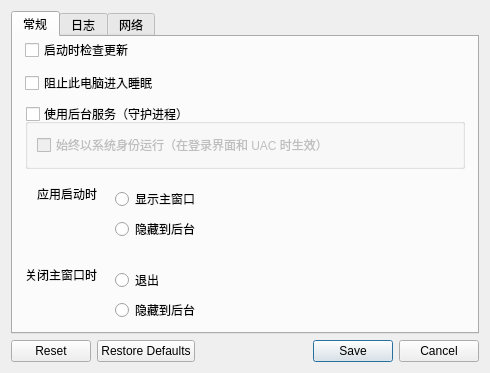
<?xml version='1.0' encoding='UTF-8'?>
<ui version="4.0">
 <class>SettingsDialog</class>
 <widget class="QDialog" name="SettingsDialog">
  <property name="geometry">
   <rect>
    <x>0</x>
    <y>0</y>
    <width>490</width>
    <height>366</height>
   </rect>
  </property>
  <property name="sizePolicy">
   <sizepolicy hsizetype="Maximum" vsizetype="Maximum">
    <horstretch>0</horstretch>
    <verstretch>0</verstretch>
   </sizepolicy>
  </property>
  <property name="windowTitle">
   <string>首选项</string>
  </property>
  <property name="modal">
   <bool>true</bool>
  </property>
  <layout class="QVBoxLayout" name="verticalLayout_3">
   <item>
    <widget class="QTabWidget" name="tabWidget">
     <widget class="QWidget" name="tabGeneral">
      <attribute name="title">
       <string>常规</string>
      </attribute>
      <layout class="QVBoxLayout" name="verticalLayout_6">
       <property name="spacing">
        <number>9</number>
       </property>
       <property name="leftMargin">
        <number>12</number>
       </property>
       <property name="topMargin">
        <number>0</number>
       </property>
       <property name="rightMargin">
        <number>12</number>
       </property>
       <property name="bottomMargin">
        <number>0</number>
       </property>
       <item>
        <spacer name="verticalSpacer_6">
         <property name="orientation">
          <enum>Qt::Orientation::Vertical</enum>
         </property>
         <property name="sizeHint" stdset="0">
          <size>
           <width>20</width>
           <height>0</height>
          </size>
         </property>
        </spacer>
       </item>
       <item>
        <widget class="QCheckBox" name="cbAutoUpdate">
         <property name="text">
          <string>启动时检查更新</string>
         </property>
        </widget>
       </item>
       <item>
        <widget class="QCheckBox" name="cbPreventSleep">
         <property name="text">
          <string>阻止此电脑进入睡眠</string>
         </property>
        </widget>
       </item>
       <item>
        <widget class="QGroupBox" name="groupService">
         <property name="enabled">
          <bool>true</bool>
         </property>
         <property name="title">
          <string>使用后台服务（守护进程）</string>
         </property>
         <property name="checkable">
          <bool>true</bool>
         </property>
         <property name="checked">
          <bool>false</bool>
         </property>
         <layout class="QGridLayout" name="_6">
          <item row="1" column="0">
           <widget class="QCheckBox" name="cbElevateDaemon">
            <property name="text">
             <string>始终以系统身份运行（在登录界面和 UAC 时生效）</string>
            </property>
            <property name="autoExclusive">
             <bool>false</bool>
            </property>
           </widget>
          </item>
         </layout>
        </widget>
       </item>
       <property name="spacing">
        <number>9</number>
       </property>
       <property name="leftMargin">
        <number>12</number>
       </property>
       <property name="topMargin">
        <number>0</number>
       </property>
       <property name="rightMargin">
        <number>12</number>
       </property>
       <property name="bottomMargin">
        <number>0</number>
       </property>
       <item>
        <layout class="QFormLayout" name="formLayout_2">
         <property name="labelAlignment">
          <set>Qt::AlignmentFlag::AlignRight|Qt::AlignmentFlag::AlignTrailing|Qt::AlignmentFlag::AlignVCenter</set>
         </property>
         <item row="0" column="0">
          <widget class="QLabel" name="label_3">
           <property name="text">
            <string>应用启动时</string>
           </property>
          </widget>
         </item>
         <item row="0" column="1">
          <widget class="QWidget" name="widget" native="true">
           <layout class="QVBoxLayout" name="verticalLayout_2">
            <item>
             <widget class="QRadioButton" name="rbShowOnStart">
              <property name="text">
               <string>显示主窗口</string>
              </property>
             </widget>
            </item>
            <item>
             <widget class="QRadioButton" name="rbAutoHide">
              <property name="text">
               <string>隐藏到后台</string>
              </property>
             </widget>
            </item>
           </layout>
          </widget>
         </item>
         <item row="1" column="0">
          <widget class="QLabel" name="label">
           <property name="text">
            <string>关闭主窗口时</string>
           </property>
           <property name="alignment">
            <set>Qt::AlignmentFlag::AlignRight|Qt::AlignmentFlag::AlignTrailing|Qt::AlignmentFlag::AlignVCenter</set>
           </property>
          </widget>
         </item>
         <item row="1" column="1">
          <widget class="QWidget" name="widget_2" native="true">
           <layout class="QVBoxLayout" name="verticalLayout_13">
            <item>
             <widget class="QRadioButton" name="rbExitOnClose">
              <property name="text">
               <string>退出</string>
              </property>
             </widget>
            </item>
            <item>
             <widget class="QRadioButton" name="rbCloseToTray">
              <property name="text">
               <string>隐藏到后台</string>
              </property>
             </widget>
            </item>
           </layout>
          </widget>
         </item>
        </layout>
       </item>
       <item>
        <spacer name="verticalSpacer_3">
         <property name="orientation">
          <enum>Qt::Orientation::Vertical</enum>
         </property>
         <property name="sizeHint" stdset="0">
          <size>
           <width>20</width>
           <height>0</height>
          </size>
         </property>
        </spacer>
       </item>
      </layout>
     </widget>
     <widget class="QWidget" name="tabLog">
      <attribute name="title">
       <string>日志</string>
      </attribute>
      <layout class="QVBoxLayout" name="verticalLayout">
       <property name="spacing">
        <number>9</number>
       </property>
       <property name="leftMargin">
        <number>12</number>
       </property>
       <property name="topMargin">
        <number>0</number>
       </property>
       <property name="rightMargin">
        <number>12</number>
       </property>
       <property name="bottomMargin">
        <number>0</number>
       </property>
       <item>
        <spacer name="verticalSpacer_8">
         <property name="orientation">
          <enum>Qt::Orientation::Vertical</enum>
         </property>
         <property name="sizeHint" stdset="0">
          <size>
           <width>20</width>
           <height>0</height>
          </size>
         </property>
        </spacer>
       </item>
       <item>
        <layout class="QHBoxLayout" name="horizontalLayout_4">
         <item>
          <widget class="QLabel" name="lblLogLevel">
           <property name="sizePolicy">
            <sizepolicy hsizetype="Maximum" vsizetype="Fixed">
             <horstretch>0</horstretch>
             <verstretch>0</verstretch>
            </sizepolicy>
           </property>
           <property name="text">
            <string>级别</string>
           </property>
          </widget>
         </item>
         <item>
          <widget class="QComboBox" name="comboLogLevel">
           <item>
            <property name="text">
             <string>严重</string>
            </property>
           </item>
           <item>
            <property name="text">
             <string>错误</string>
            </property>
           </item>
           <item>
            <property name="text">
             <string>警告</string>
            </property>
           </item>
           <item>
            <property name="text">
             <string>通知</string>
            </property>
           </item>
           <item>
            <property name="text">
             <string>信息</string>
            </property>
           </item>
           <item>
            <property name="text">
             <string>调试</string>
            </property>
           </item>
           <item>
            <property name="text">
             <string>调试1</string>
            </property>
           </item>
           <item>
            <property name="text">
             <string>调试2</string>
            </property>
           </item>
          </widget>
         </item>
        </layout>
       </item>
       <item>
        <widget class="QGroupBox" name="groupLogToFile">
         <property name="title">
          <string>日志写入文件</string>
         </property>
         <property name="checkable">
          <bool>true</bool>
         </property>
         <layout class="QHBoxLayout" name="horizontalLayout_2">
          <item>
           <widget class="QWidget" name="widgetLogFilename" native="true">
            <property name="sizePolicy">
             <sizepolicy hsizetype="Preferred" vsizetype="Maximum">
              <horstretch>0</horstretch>
              <verstretch>0</verstretch>
             </sizepolicy>
            </property>
            <layout class="QHBoxLayout" name="_4">
             <property name="spacing">
              <number>3</number>
             </property>
             <property name="leftMargin">
              <number>0</number>
             </property>
             <property name="topMargin">
              <number>0</number>
             </property>
             <property name="rightMargin">
              <number>0</number>
             </property>
             <property name="bottomMargin">
              <number>0</number>
             </property>
             <item>
              <widget class="QLabel" name="labelLogPath">
               <property name="sizePolicy">
                <sizepolicy hsizetype="Preferred" vsizetype="Fixed">
                 <horstretch>0</horstretch>
                 <verstretch>0</verstretch>
                </sizepolicy>
               </property>
               <property name="text">
                <string>日志路径</string>
               </property>
              </widget>
             </item>
             <item>
              <spacer name="horizontalSpacer_7">
               <property name="orientation">
                <enum>Qt::Orientation::Horizontal</enum>
               </property>
               <property name="sizeType">
                <enum>QSizePolicy::Policy::Minimum</enum>
               </property>
               <property name="sizeHint" stdset="0">
                <size>
                 <width>17</width>
                 <height>25</height>
                </size>
               </property>
              </spacer>
             </item>
             <item>
              <widget class="QLineEdit" name="lineLogFilename">
               <property name="enabled">
                <bool>true</bool>
               </property>
               <property name="sizePolicy">
                <sizepolicy hsizetype="Expanding" vsizetype="Fixed">
                 <horstretch>0</horstretch>
                 <verstretch>0</verstretch>
                </sizepolicy>
               </property>
              </widget>
             </item>
             <item>
              <widget class="QPushButton" name="btnBrowseLog">
               <property name="enabled">
                <bool>true</bool>
               </property>
               <property name="cursor">
                <cursorShape>PointingHandCursor</cursorShape>
               </property>
               <property name="text">
                <string />
               </property>
               <property name="icon">
                <iconset theme="QIcon::ThemeIcon::DocumentOpen" />
               </property>
               <property name="flat">
                <bool>true</bool>
               </property>
              </widget>
             </item>
            </layout>
           </widget>
          </item>
         </layout>
        </widget>
       </item>
       <item>
        <spacer name="verticalSpacer_4">
         <property name="orientation">
          <enum>Qt::Orientation::Vertical</enum>
         </property>
         <property name="sizeHint" stdset="0">
          <size>
           <width>20</width>
           <height>0</height>
          </size>
         </property>
        </spacer>
       </item>
      </layout>
     </widget>
     <widget class="QWidget" name="tabNetwork">
      <attribute name="title">
       <string>网络</string>
      </attribute>
      <layout class="QVBoxLayout" name="verticalLayout_7">
       <property name="spacing">
        <number>9</number>
       </property>
       <property name="leftMargin">
        <number>12</number>
       </property>
       <property name="topMargin">
        <number>0</number>
       </property>
       <property name="rightMargin">
        <number>12</number>
       </property>
       <property name="bottomMargin">
        <number>0</number>
       </property>
       <item>
        <spacer name="verticalSpacer_9">
         <property name="orientation">
          <enum>Qt::Orientation::Vertical</enum>
         </property>
         <property name="sizeHint" stdset="0">
          <size>
           <width>20</width>
           <height>0</height>
          </size>
         </property>
        </spacer>
       </item>
       <item>
        <layout class="QHBoxLayout" name="horizontalLayout">
         <item>
          <widget class="QLabel" name="lblNetworkIp">
           <property name="sizePolicy">
            <sizepolicy hsizetype="Maximum" vsizetype="Fixed">
             <horstretch>0</horstretch>
             <verstretch>0</verstretch>
            </sizepolicy>
           </property>
           <property name="text">
            <string>网络 IP</string>
           </property>
          </widget>
         </item>
         <item>
          <widget class="QComboBox" name="comboInterface">
           <property name="sizePolicy">
            <sizepolicy hsizetype="Maximum" vsizetype="Fixed">
             <horstretch>0</horstretch>
             <verstretch>0</verstretch>
            </sizepolicy>
           </property>
           <item>
            <property name="text">
             <string>自动</string>
            </property>
           </item>
          </widget>
         </item>
         <item>
          <spacer name="horizontalSpacer">
           <property name="orientation">
            <enum>Qt::Orientation::Horizontal</enum>
           </property>
           <property name="sizeType">
            <enum>QSizePolicy::Policy::Expanding</enum>
           </property>
           <property name="sizeHint" stdset="0">
            <size>
             <width>25</width>
             <height>20</height>
            </size>
           </property>
          </spacer>
         </item>
        </layout>
       </item>
       <item>
        <layout class="QHBoxLayout" name="horizontalLayout_6">
         <item>
          <widget class="QLabel" name="lblPort">
           <property name="sizePolicy">
            <sizepolicy hsizetype="Maximum" vsizetype="Fixed">
             <horstretch>0</horstretch>
             <verstretch>0</verstretch>
            </sizepolicy>
           </property>
           <property name="text">
            <string>端口</string>
           </property>
          </widget>
         </item>
         <item>
          <widget class="QSpinBox" name="sbPort">
           <property name="enabled">
            <bool>true</bool>
           </property>
           <property name="sizePolicy">
            <sizepolicy hsizetype="Maximum" vsizetype="Fixed">
             <horstretch>0</horstretch>
             <verstretch>0</verstretch>
            </sizepolicy>
           </property>
           <property name="maximum">
            <number>65535</number>
           </property>
           <property name="value">
            <number>24800</number>
           </property>
          </widget>
         </item>
         <item>
          <spacer name="horizontalSpacer_3">
           <property name="orientation">
            <enum>Qt::Orientation::Horizontal</enum>
           </property>
           <property name="sizeHint" stdset="0">
            <size>
             <width>40</width>
             <height>20</height>
            </size>
           </property>
          </spacer>
         </item>
        </layout>
       </item>
       <item>
        <spacer name="verticalSpacer_5">
         <property name="orientation">
          <enum>Qt::Orientation::Vertical</enum>
         </property>
         <property name="sizeHint" stdset="0">
          <size>
           <width>20</width>
           <height>0</height>
          </size>
         </property>
        </spacer>
       </item>
      </layout>
     </widget>
    </widget>
   </item>
   <item>
    <widget class="QDialogButtonBox" name="buttonBox">
     <property name="orientation">
      <enum>Qt::Orientation::Horizontal</enum>
     </property>
     <property name="standardButtons">
      <set>QDialogButtonBox::StandardButton::Cancel|QDialogButtonBox::StandardButton::Reset|QDialogButtonBox::StandardButton::RestoreDefaults|QDialogButtonBox::StandardButton::Save</set>
     </property>
    </widget>
   </item>
  </layout>
 </widget>
 <resources />
 <connections />
</ui>
